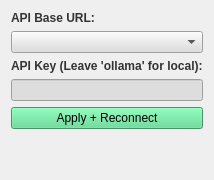
             <widget class="QWidget" name="tab_providers">
              <attribute name="title">
               <string>Providers</string>
              </attribute>
              <layout class="QVBoxLayout" name="verticalLayout_providers">
               <item>
                <widget class="QLabel" name="label_api_base">
                 <property name="font">
                  <font>
                   <weight>75</weight>
                   <bold>true</bold>
                  </font>
                 </property>
                 <property name="styleSheet">
                  <string notr="true">color: rgb(51, 51, 51);</string>
                 </property>
                 <property name="text">
                  <string>API Base URL:</string>
                 </property>
                </widget>
               </item>
               <item>
                <widget class="QComboBox" name="api_base_combo">
                 <property name="styleSheet">
                  <string notr="true">selection-background-color: #be8fd3;
background-color: rgb(221, 221, 221);
</string>
                 </property>
                 <property name="editable">
                  <bool>false</bool>
                 </property>
                </widget>
               </item>
               <item>
                <widget class="QLabel" name="label_api_key">
                 <property name="font">
                  <font>
                   <weight>75</weight>
                   <bold>true</bold>
                  </font>
                 </property>
                 <property name="styleSheet">
                  <string notr="true">color: rgb(51, 51, 51);</string>
                 </property>
                 <property name="text">
                  <string>API Key (Leave 'ollama' for local):</string>
                 </property>
                </widget>
               </item>
               <item>
                <widget class="QLineEdit" name="api_key_input">
                 <property name="styleSheet">
                  <string notr="true">background-color: rgb(221, 221, 221);
selection-background-color: #be8fd3;</string>
                 </property>
                 <property name="echoMode">
                  <enum>QLineEdit::Password</enum>
                 </property>
                </widget>
               </item>
               <item>
                <widget class="QPushButton" name="apply_provider_btn">
                 <property name="styleSheet">
                  <string notr="true">background-color: #54d88c; 
color: black;</string>
                 </property>
                 <property name="text">
                  <string>Apply + Reconnect</string>
                 </property>
                </widget>
               </item>
               <item>
                <spacer name="spacerItem4">
                 <property name="orientation">
                  <enum>Qt::Vertical</enum>
                 </property>
                 <property name="sizeHint" stdset="0">
                  <size>
                   <width>20</width>
                   <height>40</height>
                  </size>
                 </property>
                </spacer>
               </item>
              </layout>
             </widget>
